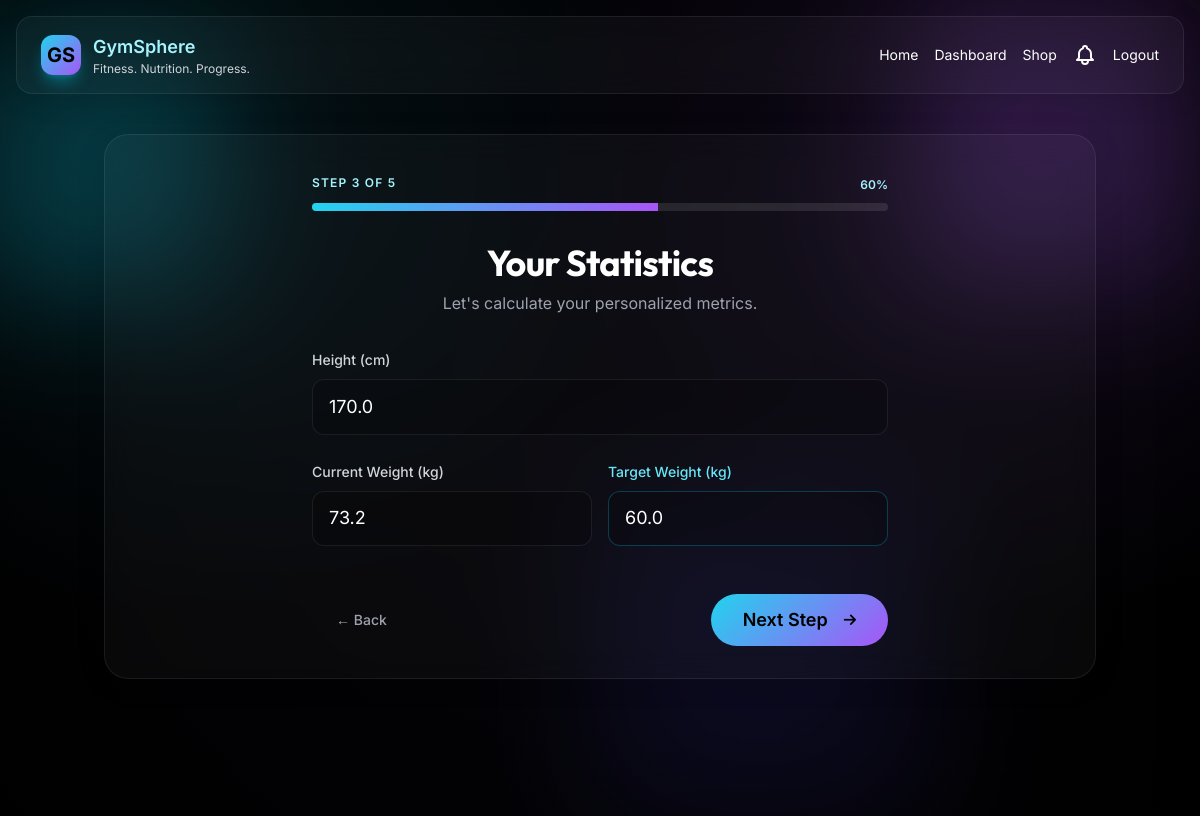
The page /measurements (signed in) on the database its author committed.
### models.py (models this page shows, shortened)
class User(UserMixin, db.Model):
    __tablename__ = "users"
    id = db.Column(db.Integer, primary_key=True)
    fullname = db.Column(db.String(120), nullable=False)
    email = db.Column(db.String(120), unique=True, nullable=False, index=True)
    password_hash = db.Column(db.String(255), nullable=False)
    age = db.Column(db.Integer)
    height_cm = db.Column(db.Float)
    weight_kg = db.Column(db.Float)
    target_weight_kg = db.Column(db.Float)
    body_level = db.Column(db.String(50))
    activity_level = db.Column(db.String(50))
    fitness_level = db.Column(db.String(50))
    freq_per_week = db.Column(db.Integer)
    goal = db.Column(db.String(100))
    estimate_days = db.Column(db.Integer)
    last_check_date = db.Column(db.DateTime)
    created_at = db.Column(db.DateTime, default=datetime.utcnow, nullable=False)
    workout_streak = db.Column(db.Integer, default=0)
    diet_streak = db.Column(db.Integer, default=0)
    last_workout_date = db.Column(db.Date)
    last_diet_date = db.Column(db.Date)
    is_admin = db.Column(db.Boolean, default=False, nullable=False)
    progress_logs = db.relationship(
        "UserProgress",
        back_populates="user",
        cascade="all, delete-orphan",
        lazy="dynamic",
    )
    notifications = db.relationship(
        "Notification",
        back_populates="user",
        cascade="all, delete-orphan",
        lazy="dynamic",
    )
    orders = db.relationship(
        "Order",
        back_populates="user",
        cascade="all, delete-orphan",
        lazy="dynamic",
    )

### routes/onboarding.py (the view, shortened to what this page needs)
@onboarding_bp.route("/measurements", methods=["GET", "POST"])
def measurements():
    return render_template("measurements.html")

### templates/measurements.html (shortened to what this page needs)
{% extends "base.html" %}
{% block content %}
<div class="max-w-xl mx-auto space-y-8 animate-fade-in-up">
  <div class="relative pt-1">
    <div class="flex mb-2 items-center justify-between">
      <div class="text-xs font-semibold text-cyan-200 uppercase tracking-widest">
        Step 3 of 5
      </div>
      <div class="text-right">
        <span class="text-xs font-semibold inline-block text-cyan-200">
          60%
        </span>
      </div>
    </div>
    <div class="overflow-hidden h-2 mb-4 text-xs flex rounded bg-white/10">
      <div style="width:60%"
        class="shadow-none flex flex-col text-center whitespace-nowrap text-white justify-center bg-gradient-to-r from-cyan-400 to-purple-500 transition-all duration-500">
      </div>
    </div>
  </div>
  <div class="text-center space-y-2">
    <h1 class="text-3xl md:text-4xl font-bold text-white">
      Your Statistics
    </h1>
    <p class="text-gray-400">Let's calculate your personalized metrics.</p>
  </div>
  <form method="POST" action="{{ url_for('onboarding.measurements') }}" class="space-y-6">
    <div class="space-y-2">
      <label class="text-sm font-medium text-gray-300">Height (cm)</label>
      <input type="number" step="1" name="height_cm" required placeholder="e.g. 175" class="input-field text-lg"
        value="{{ current_user.height_cm or '' }}">
    </div>
    <div class="grid grid-cols-2 gap-4">
      <div class="space-y-2">
        <label class="text-sm font-medium text-gray-300">Current Weight (kg)</label>
        <input type="number" step="0.1" name="weight_kg" required placeholder="e.g. 70" class="input-field text-lg"
          value="{{ current_user.weight_kg or '' }}">
      </div>
      <div class="space-y-2">
        <label class="text-sm font-medium text-cyan-300">Target Weight (kg)</label>
        <input type="number" step="0.1" name="target_weight_kg" required placeholder="e.g. 68"
          class="input-field text-lg border-cyan-500/30 focus:border-cyan-400"
          value="{{ current_user.target_weight_kg or '' }}">
      </div>
    </div>
    <div class="pt-6 flex justify-between items-center">
      <a href="{{ url_for('onboarding.body_type') }}"
        class="px-6 py-2 rounded-lg text-sm font-medium text-gray-400 hover:text-white hover:bg-white/5 transition-colors">
        ← Back
      </a>
      <button type="submit" class="btn-primary px-8 text-lg">
        Next Step <i class="fas fa-arrow-right ml-2 text-sm"></i>
      </button>
    </div>
  </form>
</div>
{% endblock %}

### static/css/styles.css (style rules this page uses)
:root { --bg-core: #050505; --bg-card: rgba(20, 20, 25, 0.6); --glass-bg: rgba(255, 255, 255, 0.03); --glass-border: rgba(255, 255, 255, 0.08); --glass-highlight: rgba(255, 255, 255, 0.12); --primary-cyan: #22d3ee; --primary-purple: #a855f7; --primary-pink: #ec4899; --accent-blue: #3b82f6; --text-main: #ffffff; --text-muted: #94a3b8; --glow-sm: 0 0 10px rgba(34, 211, 238, 0.3); --glow-md: 0 0 20px rgba(168, 85, 247, 0.4); --glow-lg: 0 0 40px rgba(34, 211, 238, 0.2); --ease-elastic: cubic-bezier(0.175, 0.885, 0.32, 1.275); --ease-smooth: cubic-bezier(0.4, 0, 0.2, 1); }
body { background-color: var(--bg-core); background: radial-gradient(circle at 15% 15%, rgba(34, 211, 238, 0.08) 0%, transparent 40%), radial-gradient(circle at 85% 15%, rgba(168, 85, 247, 0.1) 0%, transparent 40%), radial-gradient(circle at 50% 50%, rgba(5, 5, 10, 1) 0%, #000000 100%); color: var(--text-main); font-family: 'Inter', system-ui, sans-serif; min-height: 100vh; margin: 0; line-height: 1.6; overflow-x: hidden; }
h1, h2, h3, h4, h5, h6 { font-family: 'Outfit', sans-serif; font-weight: 700; letter-spacing: -0.02em; }
.animate-fade-in-up { animation: fadeInUp 0.6s var(--ease-smooth) forwards; }
.btn-primary { background: linear-gradient(135deg, var(--primary-cyan) 0%, var(--primary-purple) 100%); color: #000; font-weight: 600; border: none; padding: 0.75rem 1.5rem; border-radius: 9999px; transition: transform 0.2s, box-shadow 0.2s; position: relative; overflow: hidden; display: inline-flex; align-items: center; justify-content: center; gap: 0.5rem; }
.input-field { background: rgba(0, 0, 0, 0.2); border: 1px solid var(--glass-border); color: white; padding: 0.8rem 1rem; border-radius: 0.75rem; width: 100%; transition: all 0.3s; }

### templates/base.html (style rules this page uses)
:root { --glass-bg: rgba(255, 255, 255, 0.03); --glass-border: rgba(255, 255, 255, 0.08); --glow-cyan: #22d3ee; --glow-purple: #a855f7; }

### rows shown on the page
User: height_cm "170.0", weight_kg "73.2", target_weight_kg "60.0"
